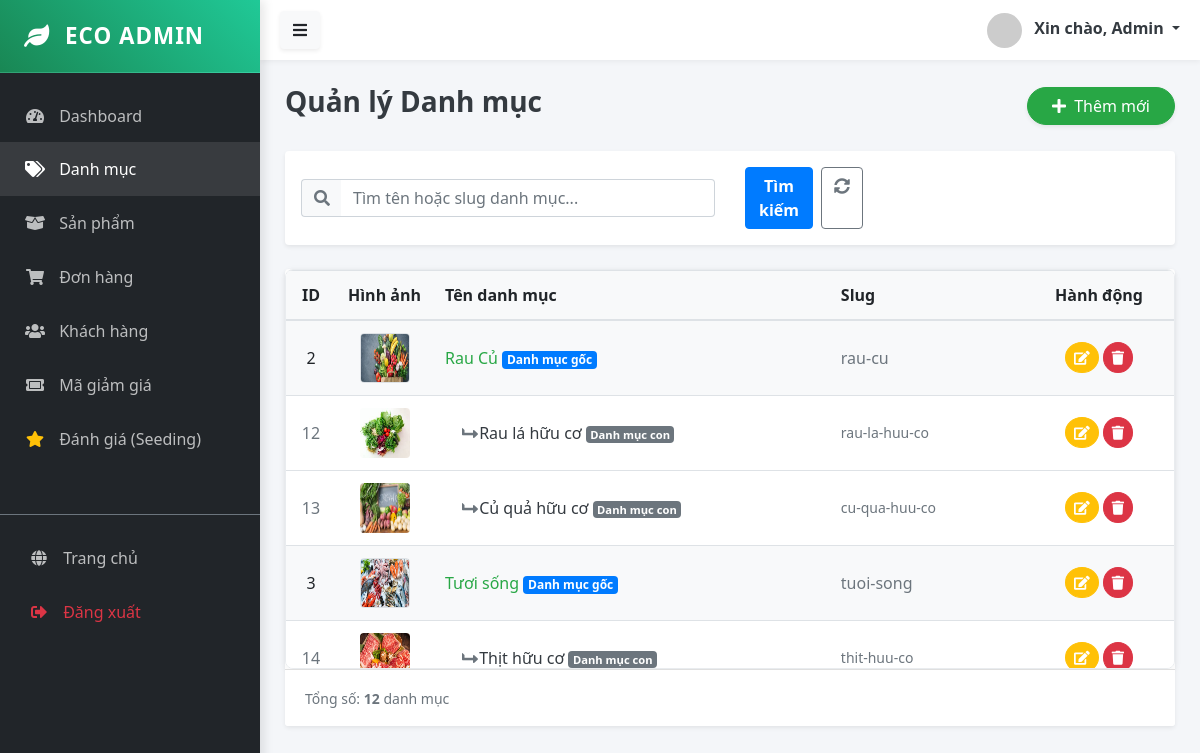
Screenshot of /public/admin/category (signed in) with the database file from the repository.
### tables this page shows
CREATE TABLE `categories` (
  `id` bigint UNSIGNED NOT NULL,
  `name` varchar(200) DEFAULT NULL,
  `slug` varchar(200) DEFAULT NULL,
  `description` text,
  `parent_id` bigint UNSIGNED DEFAULT NULL,
  `image_url` text,
  `created_at` timestamp NULL DEFAULT CURRENT_TIMESTAMP,
  `updated_at` timestamp NULL DEFAULT CURRENT_TIMESTAMP ON UPDATE CURRENT_TIMESTAMP
);

### app/Controllers/Admin/CategoryController.php (called while the page is built, shortened)
<?php
class CategoryController extends Controller {
    public function index() {
        $categoryModel = $this->model('Category');
        $filters = [
            'search' => trim($_GET['search'] ?? '')
        ];
        $categories = $categoryModel->getAllCategories($filters);
        $this->view('admin/categories/index', ['categories' => $categories]);
    }
}

### app/Core/App.php (called while the page is built, shortened)
<?php
class App {
    protected $controller = 'HomeController';
    protected $method = 'index';
    public function __construct() {
        $url = $this->parseUrl();
        if (isset($url[0]) && strtolower($url[0]) == 'admin') {
            array_shift($url);
            $folder = 'Admin';
            $this->controller = 'DashboardController';
            if (isset($url[0])) {
                $controllerName = $this->convertToPascalCase($url[0]) . 'Controller';
                if (file_exists('../app/Controllers/Admin/' . $controllerName . '.php')) {
                    $this->controller = $controllerName;
                    array_shift($url);
                }
            }
        }
        $file = '../app/Controllers/' . $folder . '/' . $this->controller . '.php';
        if (file_exists($file)) {
            $this->controller = new $class;
        } else {
            die("Lỗi 404: Controller '{$this->controller}' không tồn tại.");
        }
        $this->params = $url ? array_values($url) : [];
        call_user_func_array([$this->controller, $this->method], $this->params);
    }
    public function parseUrl() {
        if (isset($_GET['url'])) {
            return explode('/', filter_var(rtrim($_GET['url'], '/'), FILTER_SANITIZE_URL));
        }
        return [];
    }
    private function convertToPascalCase($string) {
        return str_replace(' ', '', ucwords(str_replace('-', ' ', $string)));
    }
}

### public/index.php (called while the page is built, shortened)
<?php
$app = new App();

### config/database.php (called while the page is built)
<?php
return [
    'host' => $_ENV['DB_HOST'] ?? 'localhost',
    'dbname' => $_ENV['DB_DATABASE'] ?? 'ecostore',
    'user' => $_ENV['DB_USERNAME'] ?? 'root',
    'pass' => $_ENV['DB_PASSWORD'] ?? '',
    'charset' => 'utf8mb4'
];

### app/Core/Database.php (called while the page is built, shortened)
<?php
class Database {
    private static $instance = null;
    private $connection;
    private function __construct() {
        $config = require __DIR__ . '/../../config/database.php';
        $dsn = "mysql:host={$config['host']};dbname={$config['dbname']};charset={$config['charset']}";
        try {
            $this->connection = new PDO($dsn, $config['user'], $config['pass']);
            $this->connection->setAttribute(PDO::ATTR_ERRMODE, PDO::ERRMODE_EXCEPTION);
            $this->connection->setAttribute(PDO::ATTR_DEFAULT_FETCH_MODE, PDO::FETCH_ASSOC);
        } catch (PDOException $e) {
            die("DB Connection Error: " . $e->getMessage());
        }
    }
    public static function getInstance() {
        if (!self::$instance) {
            self::$instance = new Database();
        }
        return self::$instance;
    }
    public function query($sql, $params = []) {
        try {
            $stmt = $this->connection->prepare($sql);
            $stmt->execute($params);
            return $stmt;
        } catch (PDOException $e) {
            die("Lỗi truy vấn SQL: " . $e->getMessage());
        }
    }
    public function fetchAll($sql, $params = []) {
        return $this->query($sql, $params)->fetchAll();
    }
}

### app/Core/Model.php (called while the page is built, shortened)
<?php
abstract class Model {
    public function __construct() {
        $this->db = Database::getInstance();
    }
}

### app/Models/Category.php (called while the page is built, shortened)
<?php
class Category extends Model {
    protected $table = 'categories';
    public function getAllCategories($filters = []) {
        $sql = "SELECT * FROM {$this->table} WHERE 1=1";
        $params = [];
        $sql .= " ORDER BY parent_id ASC, id ASC";
        return $this->db->fetchAll($sql, $params);
    }
}

### app/Views/admin/categories/index.php (the view)
<?php require_once '../app/Views/layouts/admin/sidebar.php'; ?>
<div class="d-flex justify-content-between align-items-center mb-4">
    <h3 class="text-dark font-weight-bold">Quản lý Danh mục</h3>
    <a href="/MY_WEB/public/admin/category/create" class="btn btn-success shadow-sm rounded-pill px-4">
        <i class="fas fa-plus mr-1"></i> Thêm mới
    </a>
</div>
<div class="card shadow-sm border-0 mb-4 bg-white">
    <div class="card-body p-3">
        <form method="GET" action="/MY_WEB/public/admin/category" class="row align-items-center">
            <div class="col-md-6 mb-2 mb-md-0">
                <div class="input-group">
                    <div class="input-group-prepend">
                        <span class="input-group-text bg-light border-right-0"><i class="fas fa-search text-muted"></i></span>
                    </div>
                    <input type="text" name="search" class="form-control border-left-0" placeholder="Tìm tên hoặc slug danh mục..." value="<?= $_GET['search'] ?? '' ?>">
                </div>
            </div>
            <div class="col-md-2 d-flex">
                <button type="submit" class="btn btn-primary flex-grow-1 mr-2 font-weight-bold">Tìm kiếm</button>
                <a href="/MY_WEB/public/admin/category" class="btn btn-outline-secondary" title="Xóa bộ lọc"><i class="fas fa-sync-alt"></i></a>
            </div>
        </form>
    </div>
</div>
<div class="card shadow-sm border-0">
    <div class="card-body p-0">
        <div class="table-scroll-wrapper">
            <table class="table table-hover mb-0">
                <thead>
                    <tr>
                        <th class="text-center" width="50">ID</th>
                        <th class="text-center" width="80">Hình ảnh</th>
                        <th>Tên danh mục</th>
                        <th>Slug</th>
                        <th class="text-center" width="150">Hành động</th>
                    </tr>
                </thead>
                <tbody>
                    <?php if (empty($categories)): ?>
                        <tr>
                            <td colspan="5" class="text-center py-5 text-muted">Không tìm thấy danh mục nào.</td>
                        </tr>
                    <?php else: ?>
                        <?php
                        if (!empty($_GET['search'])):
                            foreach ($categories as $cat):
                        ?>
                                <tr>
                                    <td class="align-middle text-center fw-bold text-muted"><?= $cat['id'] ?></td>
                                    <td class="align-middle text-center">
                                        <?php $img = !empty($cat['image_url']) ? "/MY_WEB/public/" . $cat['image_url'] : "https://placehold.co/50"; ?>
                                        <img src="<?= $img ?>" width="50" height="50" class="rounded object-fit-cover border">
                                    </td>
                                    <td class="align-middle">
                                        <span class="fw-bold text-dark"><?= $cat['name'] ?></span>
                                        <?php if (empty($cat['parent_id'])): ?>
                                            <span class="badge bg-primary ms-2 small text-white">Danh mục gốc</span>
                                        <?php else: ?>
                                            <span class="badge bg-secondary ms-2 small text-white">Danh mục con</span>
                                        <?php endif; ?>
                                    </td>
                                    <td class="align-middle text-muted"><?= $cat['slug'] ?></td>
                                    <td class="align-middle text-center">
                                        <a href="/MY_WEB/public/admin/category/edit/<?= $cat['id'] ?>" class="btn btn-sm btn-warning rounded-circle"><i class="fas fa-edit text-white"></i></a>
                                        <a href="/MY_WEB/public/admin/category/delete/<?= $cat['id'] ?>" class="btn btn-sm btn-danger rounded-circle" onclick="return confirm('Bạn có chắc chắn muốn xóa?')"><i class="fas fa-trash"></i></a>
                                    </td>
                                </tr>
                            <?php
                            endforeach;
                        else:
                            $catTree = [];
                            foreach ($categories as $c) {
                                if (empty($c['parent_id'])) {
                                    $catTree[$c['id']] = $c;
                                    $catTree[$c['id']]['children'] = [];
                                }
                            }
                            foreach ($categories as $c) {
                                if (!empty($c['parent_id']) && isset($catTree[$c['parent_id']])) {
                                    $catTree[$c['parent_id']]['children'][] = $c;
                                }
                            }
                            ?>
                            <?php foreach ($catTree as $parent): ?>
                                <tr class="bg-light">
                                    <td class="align-middle text-center fw-bold"><?= $parent['id'] ?></td>
                                    <td class="align-middle text-center">
                                        <?php $img = !empty($parent['image_url']) ? "/MY_WEB/public/" . $parent['image_url'] : "https://placehold.co/50"; ?>
                                        <img src="<?= $img ?>" width="50" height="50" class="rounded object-fit-cover border">
                                    </td>
                                    <td class="align-middle">
                                        <span class="fw-bold text-success"><?= $parent['name'] ?></span>
                                        <span class="badge bg-primary ms-2 small text-white">Danh mục gốc</span>
                                    </td>
                                    <td class="align-middle text-muted"><?= $parent['slug'] ?></td>
                                    <td class="align-middle text-center">
                                        <a href="/MY_WEB/public/admin/category/edit/<?= $parent['id'] ?>" class="btn btn-sm btn-warning rounded-circle"><i class="fas fa-edit text-white"></i></a>
                                        <a href="/MY_WEB/public/admin/category/delete/<?= $parent['id'] ?>" class="btn btn-sm btn-danger rounded-circle" onclick="return confirm('Xóa danh mục này sẽ xóa luôn các danh mục con. Tiếp tục?')"><i class="fas fa-trash"></i></a>
                                    </td>
                                </tr>
                                <?php if (!empty($parent['children'])): ?>
                                    <?php foreach ($parent['children'] as $child): ?>
                                        <tr>
                                            <td class="align-middle text-center text-muted"><?= $child['id'] ?></td>
                                            <td class="align-middle text-center">
                                                <?php $cImg = !empty($child['image_url']) ? "/MY_WEB/public/" . $child['image_url'] : "https://placehold.co/50"; ?>
                                                <img src="<?= $cImg ?>" width="50" height="50" class="rounded object-fit-cover opacity-75">
                                            </td>
                                            <td class="align-middle ps-4">
                                                <i class="fas fa-level-up-alt fa-rotate-90 text-muted me-2" style="margin-left: 20px;"></i> <span class="text-dark"><?= $child['name'] ?></span>
                                                <span class="badge bg-secondary ms-2 text-white" style="font-size: 0.7em;">Danh mục con</span>
                                            </td>
                                            <td class="align-middle text-muted small"><?= $child['slug'] ?></td>
                                            <td class="align-middle text-center">
                                                <a href="/MY_WEB/public/admin/category/edit/<?= $child['id'] ?>" class="btn btn-sm btn-warning rounded-circle"><i class="fas fa-edit text-white"></i></a>
                                                <a href="/MY_WEB/public/admin/category/delete/<?= $child['id'] ?>" class="btn btn-sm btn-danger rounded-circle" onclick="return confirm('Xóa danh mục con này?')"><i class="fas fa-trash"></i></a>
                                            </td>
                                        </tr>
                                    <?php endforeach; ?>
                                <?php endif; ?>
                            <?php endforeach; ?>
                        <?php endif; ?>
                    <?php endif; ?>
                </tbody>
            </table>
        </div>
    </div>
    <div class="card-footer bg-white py-3">
        <small class="text-muted">Tổng số: <strong><?= is_array($categories) ? count($categories) : 0 ?></strong> danh mục</small>
    </div>
</div>
<?php require_once '../app/Views/layouts/admin/footer.php'; ?>

### public/assets/css/admin.css (style rules this page uses)
:root { --primary-color: #0d6efd; --secondary-color: #6c757d; --success-color: #198754; --sidebar-bg: #212529; --sidebar-width: 260px; --header-height: 60px; }
body { font-family: 'Segoe UI', Tahoma, Geneva, Verdana, sans-serif; background-color: #f4f6f9; overflow-x: hidden; }
.table-scroll-wrapper { max-height: 400px; overflow-y: auto; border-radius: 8px; box-shadow: 0 2px 8px rgba(0,0,0,0.05); background: #fff; border: 1px solid #e9ecef; }
.table-scroll-wrapper thead th { position: sticky; top: 0; background-color: #f8f9fa; z-index: 2; border-bottom: 2px solid #dee2e6; white-space: nowrap; }

### rows the page displays
categories: id "2", image_url (picture), name "Rau Củ", slug "rau-cu"
categories: id "12", image_url (picture), name "Rau lá hữu cơ", slug "rau-la-huu-co"
categories: id "13", image_url (picture), name "Củ quả hữu cơ", slug "cu-qua-huu-co"
categories: id "3", image_url (picture), name "Tươi sống", slug "tuoi-song"
categories: id "14", image_url (picture), name "Thịt hữu cơ", slug "thit-huu-co"

### other values shown
$_SESSION['admin_name'] "Admin"
count($categories) "12"
